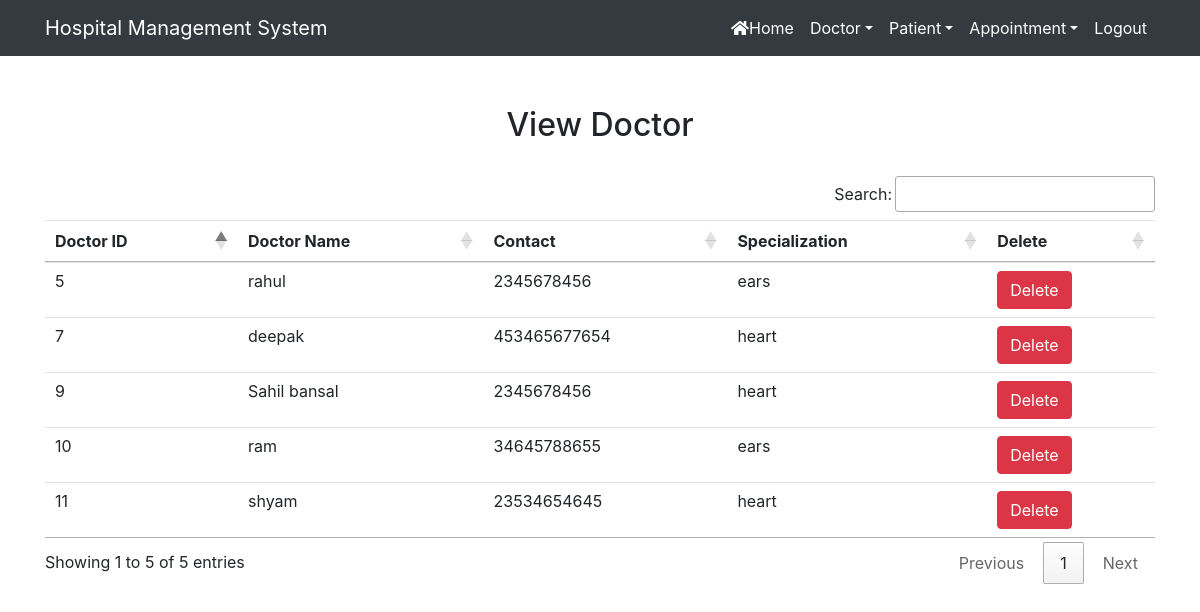
/view_doctor/ (signed in), run on the app's committed database.
### hospital/models.py (models this page shows, shortened)
class Doctor(models.Model):
    name=models.CharField(max_length=50)
    mobile=models.IntegerField()
    special=models.CharField(max_length=50)

### hospital/views.py (the view)
# urls.py: path('view_doctor/', View_Doctor,name='view_doctor'),
def View_Doctor(request):
    if not request.user.is_staff:
        return redirect('login')
    doc=Doctor.objects.all()
    d= {'doc':doc}
    return render(request,'view_doctor.html',d)

### hospital/templates/view_doctor.html
{% extends 'navigationbar.html' %}
{% load static %}
{% block body %}
<div class='container' style='margin-top:50px'>
<h2 class='text-center'>View Doctor</h2>
<br>
<table class='table table-hover' id='example' >
    <thead>
    <tr>
        <th>Doctor ID</th>
        <th>Doctor Name</th>
        <th>Contact</th>
        <th>Specialization</th>
        <th>Delete</th>
    </tr>
    </thead>
    <tbody>
    {% for i in doc%}
    <tr>
        <td> {{i.id}}</td>
        <td> {{i.name}}</td>
        <td> {{i.mobile}}</td>
        <td> {{i.special}}</td>
        <td><a href="{% url 'delete_doctor' i.id %}" onclick="return confirm('Are you really want to delete')" class=" btn btn-danger">Delete</a> </td>
    </tr>
    {% endfor%}
    </tbody>
</table>
</div>
{% endblock %}

### hospital/templates/navigationbar.html (shortened to what this page needs)
<html>
<head>
{% load static %}
  <link rel="stylesheet" href="https://maxcdn.bootstrapcdn.com/bootstrap/4.3.1/css/bootstrap.min.css">
  <link rel="stylesheet" href="https://use.fontawesome.com/releases/v5.6.3/css/all.css"></head>
  <link rel='stylesheet' type='text/css' href={% static 'css/mystyle.css' %}>
<link rel="stylesheet" href="https://cdn.datatables.net/1.10.21/css/jquery.dataTables.min.css">
<link rel="stylesheet" href="https://cdn.datatables.net/buttons/1.6.2/css/buttons.dataTables.min.css">
  </head>
<nav class="navbar navbar-expand-sm bg-dark navbar-dark">
    <div class='container'>
<a class='navbar-brand' href="#">Hospital Management System</a>
  <div class='collapse navbar-collapse 'id='myMenu'>
    <ul class='navbar-nav text-center ml-auto'>
        {% if request.user.is_staff %}
        <li class='nav-item'><a class='nav-link' href='{% url 'home'%}'><i class='fas fa-home'></i>Home</a></li>
        <li class='nav-item dropdown'><a class='nav-link dropdown-toggle' data-toggle='dropdown'href='#'>Doctor</a>
        </li>
        <li class='nav-item dropdown'><a class='nav-link dropdown-toggle' data-toggle='dropdown'href='#'>Patient</a>
        </li>
        <li class='nav-item dropdown'><a class='nav-link dropdown-toggle' data-toggle='dropdown'href='#'>Appointment</a>
        </li>
        <li class='nav-item'><a class='nav-link' href='{% url 'logout' %}'>Logout</a></li>
        {% endif %}
    </ul>
  </div>
  </div>
</nav>
{% block body %}
{% endblock %}
</html>

### hospital/static/css/mystyle.css (style rules this page uses)
.nav-link { color: white !important; }

### data on the page
Doctor: id "5", name "rahul", mobile "2345678456", special "ears"
Doctor: id "7", name "deepak", mobile "453465677654", special "heart"
Doctor: id "9", name "Sahil bansal", mobile "2345678456", special "heart"
Doctor: id "10", name "ram", mobile "34645788655", special "ears"
Doctor: id "11", name "shyam", mobile "23534654645", special "heart"
